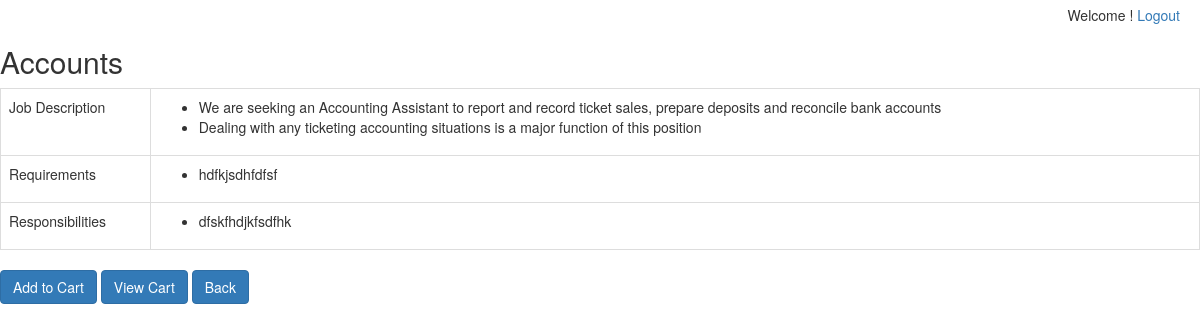
Page /fetchjobdescription.php?jobid=34225 on the committed database.
### tables this page shows
CREATE TABLE IF NOT EXISTS `job` (
  `ID` int(11) NOT NULL AUTO_INCREMENT,
  `JOB_ID` varchar(30) NOT NULL,
  `Title` varchar(30) NOT NULL,
  `Location` varchar(30) NOT NULL,
  `Field` varchar(30) NOT NULL,
  `Description_ID` int(11) NOT NULL,
  `Job_Type` varchar(30) NOT NULL,
  PRIMARY KEY (`ID`,`JOB_ID`),
  UNIQUE KEY `Description_ID` (`Description_ID`),
  UNIQUE KEY `JOB_ID` (`JOB_ID`)
);

CREATE TABLE IF NOT EXISTS `description` (
  `Description_ID` int(11) NOT NULL AUTO_INCREMENT,
  `JobSummary` mediumtext NOT NULL,
  `Requirements` mediumtext NOT NULL,
  `Responsibilities` mediumtext NOT NULL,
  `JOB_ID` varchar(30) NOT NULL,
  PRIMARY KEY (`Description_ID`)
);

### fetchjobdescription.php (the view, shortened to what this page needs)
<!DOCTYPE html>
<html>
<head>
<link rel="stylesheet" href="http://maxcdn.bootstrapcdn.com/bootstrap/3.3.5/css/bootstrap.min.css">
</head>
<?php
require_once 'banner.php';
?>
<?php
	$db = Database::getInstance();
    $mysqli = $db->getConnection();
	$jobid = $_GET["jobid"] ;
	$sql_query1 = "SELECT `Description_ID`,`Title` FROM `job` WHERE `JOB_ID` = " . $jobid;
	$result1 = $mysqli->query($sql_query1);
	if ($result1->num_rows == 1) {
		while($row1 = $result1->fetch_assoc()) {
			$did = $row1["Description_ID"];
			$title = $row1["Title"];
		}
	}
    $sql_query = "SELECT * FROM `description` WHERE `Description_ID` = " . $did;
    $result = $mysqli->query($sql_query);
	echo "<h2>".$title."</h2>";
	echo "<table class=\"table table-bordered\" id=\"job\">";
	if ($result->num_rows > 0) {
		while($row = $result->fetch_assoc()) {
			echo "<tr><td> Job Description </td><td> " ;
			$line = $row["JobSummary"];
			$linearray = explode(".",$line);
			echo "<ul >";
			for($i = 0;$i<count($linearray);$i++){
				echo "<li>" . $linearray[$i] . "</li>";
			}
			echo "</ul>";
			echo "</td></tr> " ;
			echo "<tr><td> Requirements </td><td>";
			$line = $row["Requirements"];
			$linearray = explode(".",$line);
			echo "<ul>";
			for($i = 0;$i<count($linearray);$i++){
				echo "<li>" . $linearray[$i] . "</li>";
			}
			echo "</ul>";
			echo "</td></tr> " ;
			echo "<tr><td> Responsibilities </td><td>";
			$line = $row["Responsibilities"];
			$linearray = explode(".",$line);
			echo "<ul>";
			for($i = 0;$i<count($linearray);$i++){
				echo "<li>" . $linearray[$i] . "</li>";
			}
			echo "</ul>";
			echo "</td></tr> " ;
		}
	} else {
		echo "<tr><td> No Records for this id </td></tr>";
	}
	echo "</table>";
?>
<body>
<button type="button" id ="addcart" class="btn btn-primary" onClick="document.location.href='addcart.php?jobid=<?php echo $jobid ?>'">Add to Cart</button>
<button type="button" id ="viewcart" class="btn btn-primary" onClick="document.location.href='viewcart.php'">View Cart</button>
<button type="button" class="btn btn-primary" onClick="document.location.href='home.php'">Back</button>
</body>
</html>

### rows in the picture
job: Title "Accounts"
description: JobSummary "We are seeking an Accounting Assistant to report and record ticket sales, prepare deposits and reconcile bank accounts", JobSummary "Dealing with any ticketing accounting situations is a major function of this position", Requirements "hdfkjsdhfdfsf", Responsibilities "dfskfhdjkfsdfhk"
